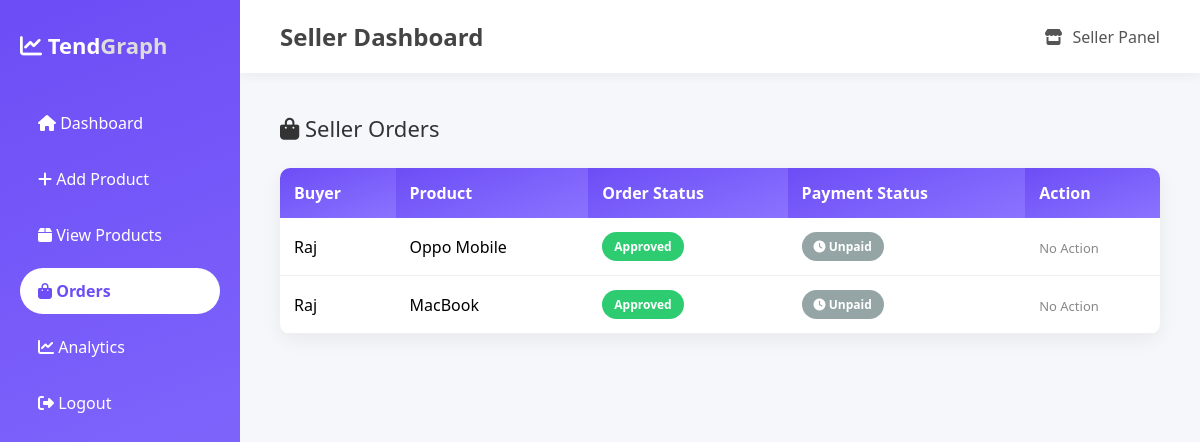
/seller_orders (signed in), run on an earlier commit of the app's database.
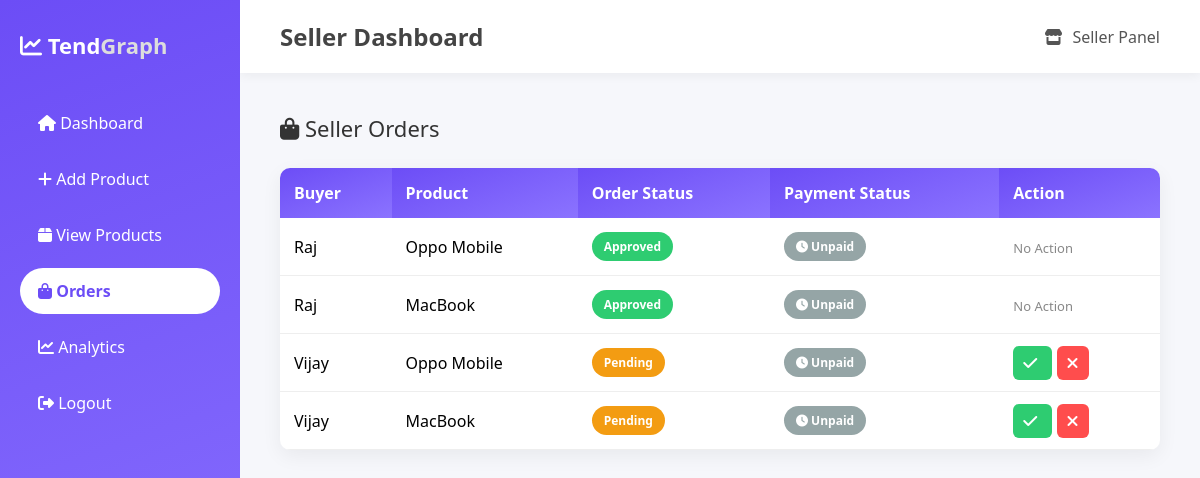
And on a later commit of the database.
### tables this page shows
CREATE TABLE `orders` (
  `id` INTEGER PRIMARY KEY AUTOINCREMENT,
  `buyer_id` INTEGER DEFAULT NULL,
  `seller_id` INTEGER DEFAULT NULL,
  `product_id` INTEGER DEFAULT NULL,
  `price` float default NULL,
  `status` varchar(20) default 'pending',
  `payment_status` varchar(20) default 'unpaid',
  `created_at` timestamp NOT NULL default CURRENT_TIMESTAMP
);

CREATE TABLE `buyers` (
  `id` INTEGER PRIMARY KEY AUTOINCREMENT,
  `name` varchar(100) default NULL,
  `email` varchar(120) default NULL,
  `mobile` varchar(20) default NULL,
  `location` varchar(150) default NULL,
  `age` INTEGER DEFAULT NULL,
  `gender` varchar(20) default NULL,
  `username` varchar(50) default NULL,
  `password` varchar(100) default NULL,
  `created_at` timestamp NOT NULL default CURRENT_TIMESTAMP
);

CREATE TABLE `products` (
  `id` INTEGER PRIMARY KEY AUTOINCREMENT,
  `seller_id` INTEGER DEFAULT NULL,
  `name` varchar(200) default NULL,
  `price` float default NULL,
  `specification` text,
  `image` varchar(200) default NULL,
  `created_at` timestamp NOT NULL default CURRENT_TIMESTAMP
);

### modules/seller.py (the view)
@seller_bp.route("/seller_orders")
def seller_orders():
    if "seller" not in session:
        return redirect("/seller_login")
    conn=get_db()
    cur=conn.cursor()
    cur.execute("""
    SELECT orders.*,products.name, buyers.name AS buyer
    FROM orders
    JOIN products ON products.id=orders.product_id
    JOIN buyers ON buyers.id=orders.buyer_id
    WHERE orders.seller_id=?
    """,(session["seller"],))
    orders=cur.fetchall()
    return render_template("seller_orders.html",orders=orders)

### modules/utils.py (called while the page is built)
def dict_factory(cursor, row):
    d = {}
    for idx, col in enumerate(cursor.description):
        d[col[0]] = row[idx]
    return d

def get_db():
    conn=sqlite3.connect("purchasing_tendency.db", check_same_thread=False)
    conn.row_factory = dict_factory
    return conn

### templates/seller_orders.html (shortened to what this page needs)
<!DOCTYPE html>
<html>
<head>
<link rel="stylesheet" href="https://cdnjs.cloudflare.com/ajax/libs/font-awesome/6.5.0/css/all.min.css">
</head>
<body>
<div class="sidebar">
<div class="logo">
<i class="fa fa-chart-line"></i> Tend<span>Graph</span>
</div>
<a href="/seller_dashboard">
<i class="fa fa-home"></i> Dashboard
</a>
<a href="/add_product">
<i class="fa fa-plus"></i> Add Product
</a>
<a href="/view_products">
<i class="fa fa-box"></i> View Products
</a>
<a href="/seller_orders" class="active">
<i class="fa fa-shopping-bag"></i> Orders
</a>
<a href="/seller_analytics">
<i class="fa fa-chart-line"></i> Analytics
</a>
<a href="/logout">
<i class="fa fa-sign-out-alt"></i> Logout
</a>
</div>
<div class="main">
<div class="header">
<h2>Seller Dashboard</h2>
<div class="user-box">
<i class="fa fa-store"></i> Seller Panel
</div>
</div>
<div class="content">
<div class="page-title">
<i class="fa fa-shopping-bag"></i> Seller Orders
</div>
<table class="orders-table">
<tr>
<th>Buyer</th>
<th>Product</th>
<th>Order Status</th>
<th>Payment Status</th>
<th>Action</th>
</tr>
{% for o in orders %}
<tr>
<td>{{o.buyer}}</td>
<td>{{o.name}}</td>
<td>
{% if o.status == 'approved' %}
<span class="badge badge-success">Approved</span>
{% elif o.status == 'rejected' %}
<span class="badge badge-danger">Rejected</span>
{% else %}
<span class="badge badge-warning">Pending</span>
{% endif %}
</td>
<td>
{% if o.payment_status == 'paid' %}
<span class="badge badge-success">
<i class="fa fa-check"></i> Paid
</span>
{% else %}
<span class="badge badge-secondary">
<i class="fa fa-clock"></i> Unpaid
</span>
{% endif %}
</td>
<td>
{% if o.status == 'pending' %}
<a href="/approve_order/{{o.id}}" class="btn btn-approve">
<i class="fa fa-check"></i>
</a>
<a href="/reject_order/{{o.id}}" class="btn btn-reject">
<i class="fa fa-times"></i>
</a>
{% else %}
<span class="no-action">No Action</span>
{% endif %}
</td>
</tr>
{% endfor %}
</table>
</div>
</div>
</body>
</html>

What changed in the data, as far as the page shows it:
added orders: buyer "Vijay", name "Oppo Mobile", status "Pending", payment_status "unpaid" (drawn)
added orders: buyer "Vijay", name "MacBook", status "Pending", payment_status "unpaid" (drawn)
